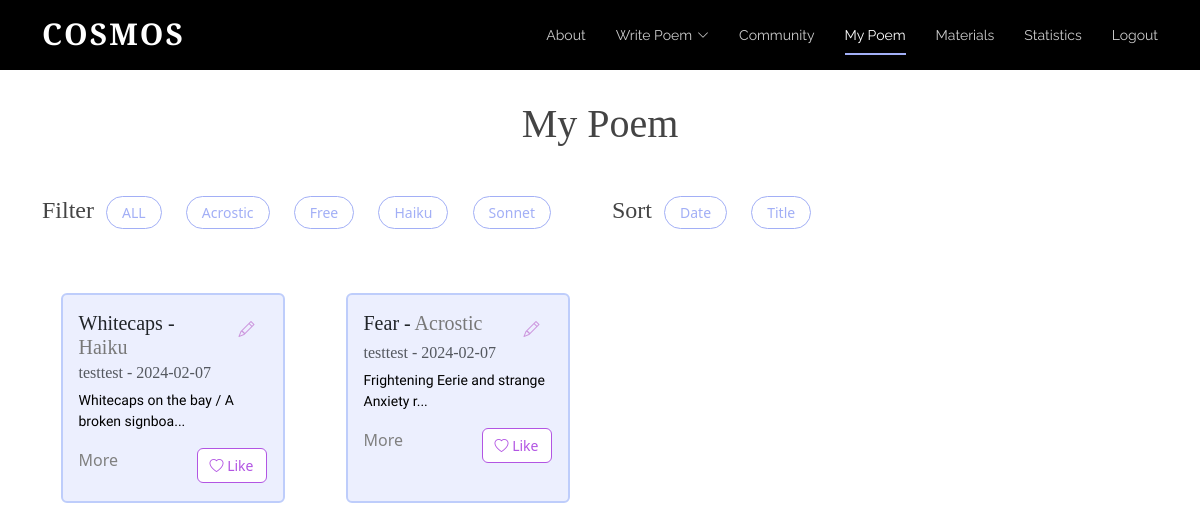
The page /mypage (signed in) on the database its author committed.
### tables this page shows
CREATE TABLE "Poem" (
	"username"	TEXT,
	"content"	TEXT,
	"date"	TEXT,
	"title"	TEXT,
	"type"	TEXT
, "id"	INTEGER, "numLikes"	INTEGER, "sentiment"	INTEGER);

### app.py (the view)
@app.route('/mypage', methods=['GET']) # / => main homepage; decorator
def mypage(): #index func calls render_template, showing login.html on website
	isLogin = False
	if request.method == "POST":
		pass
	else:
		isLogin = True
		conn = sqlite3.connect('static/database.db')
		cursor = conn.cursor()
		query = """
			SELECT P.username, P.content, P.date, P.title, P.type,P.id,
				   COALESCE(L.liked, 0) AS liked
			FROM Poem P
			LEFT JOIN Likes L ON P.id = L.poem_id AND L.username = ?
		"""
		cursor.execute(query, (session.get("username"),))
		rows = cursor.fetchall()
		usernames = []  # ["scott", "alice"]
		contents = []  # ["poem...", "poem2..."]
		dates = []  # ["2023-12-12", "2022-10-10"]
		titles = []
		types = []
		likes = []
		ids = []
		for row in rows:
			usernames.append(row[0])
			contents.append(row[1])
			dates.append(row[2])
			titles.append(row[3])
			types.append(row[4].title())
			likes.append(row[6])
			ids.append(row[5])
		print(likes)
		print(ids)
		if "username" not in session:
			isLogin = False
			return redirect(url_for('login'))
		else:
			isLogin = True
		return render_template('mypage.html',ids=ids, usernames=usernames, contents=contents,
							   dates=dates, titles=titles, types=types, liked_status=likes,
							   num_poems=len(usernames), isLogin=isLogin, username = session["username"])

### templates/mypage.html (shortened to what this page needs)
<!DOCTYPE html>
<html lang="en">
  <head>
    <link href="../static/vendor/aos/aos.css" rel="stylesheet">
    <link href="../static/vendor/bootstrap/css/bootstrap.min.css" rel="stylesheet">
    <link href="../static/vendor/bootstrap-icons/bootstrap-icons.css" rel="stylesheet">
    <link href="../static/vendor/boxicons/css/boxicons.min.css" rel="stylesheet">
    <link href="../static/vendor/glightbox/css/glightbox.min.css" rel="stylesheet">
    <link href="../static/vendor/swiper/swiper-bundle.min.css" rel="stylesheet">
    <link href="../static/css/style.css" rel="stylesheet">
  </head>
  <body>
      <header id="header" class="fixed-top d-flex align-items-center">
        <div class="container d-flex justify-content-between">
          <div class="logo">
            <h1><a href="{{url_for('index')}}">Cosmos
</a></h1>
          </div>
          <nav id="navbar" class="navbar">
        <ul>
          <li><a class="nav-link scrollto" href="{{url_for('index')}}#about">About</a></li>
          <li class="dropdown"><a href="{{url_for('bwrite')}}"><span>Write Poem</span> <i class="bi bi-chevron-down"></i></a>
          </li>
          <li><a class="nav-link scrollto" href="{{url_for('board')}}">Community</a></li>
                      <li><a class="nav-link scrollto active" href="{{url_for('mypage')}}">My Poem</a></li>
          <li><a class="nav-link scrollto" href="{{url_for('tube')}}">Materials</a></li>
          <li><a class="nav-link scrollto" href="{{url_for('statistics')}}">Statistics</a></li>
          {% if isLogin %}
            <li><a class="nav-link scrollto" href="{{url_for('logout')}}">Logout</a></li>
          {% else %}
            <li><a class="nav-link scrollto" href="{{url_for('login')}}">Login</a></li>
          {% endif %}
        </ul>
          </nav>
        </div>
      </header>
      <main>
        <div class="container stat-mt">
          <h1 class="mb-5 text-center">My Poem</h1>
          <div class="row mb-4">
            <div class="col-lg-6 d-flex">
                <h4>Filter </h4>
                <ul class="poem-filters">
                  <span class="minor"><li data-filter = "*">ALL</li></span>
                                      <li data-filter = ".filter-Acrostic">Acrostic</li>
                                        <li data-filter = ".filter-Free">Free</li>
                  <li data-filter = ".filter-Haiku">Haiku</li>
                  <li data-filter = ".filter-Sonnet">Sonnet</li>
                </ul>
            </div>
            <div class="col-lg-6 d-flex">
                <h4>Sort </h4>
                <ul class="poem-filters">
                    <li class="sorting" data-sort-by ="date">Date</li>
                    <li class="sorting"  data-sort-by ="title">Title</li>
                </ul>
            </div>
          </div>
          <div class="row poem-container">
              {% set counter = 0 %}
                    {% for i in range(num_poems) %}
                        {% if username == usernames[i] %}
                            {% set counter = counter + 1 %}
                          {% if counter < 4 %}
                            <div class="col-md-6 col-lg-3 poem-item filter-{{types[i]}} mt-4 mt-md-4" data-title="{{titles[i]}}" data-date="{{dates[i][0:10]}}" data-type="{{types[i]}}">
                          {% else %}
                            <div class="col-md-6 col-lg-3 poem-item filter-{{types[i]}} mt-4 mt-md-4 mt-lg-4"data-title="{{titles[i]}}"  data-date="{{ dates[i][0:10]}}" data-type="{{types[i]}}">
                          {% endif %}
                      <div class="card poem-card mx-auto" style="width: 18rem;">
                        <div class="card-body">
                        <div class="d-flex">
                            <h5 class="card-title">
                                <span class="title">{{titles[i]}}</span> - <span class="board-poemtype type">{{types[i]}}</span>
                            </h5>
                            <div class="edit-button-container ms-auto">
                                <button class="btn btn-outline-primary edit-button border-0 bg-transparent" data-bs-toggle="modal" data-bs-target="#editPoemModal" data-poem-id="{{ ids[i] }}" data-title="{{ titles[i] }}" data-type="{{ types[i] }}" data-content="{{ contents[i] }}">
                                    <i class="bi bi-pencil"></i>
                                </button>
                            </div>
</div>
                          <h6 class="card-subtitle mb-2 text-muted">{{usernames[i]}} - <span class="date">{{dates[i][0:10]}}</span></h6>
                            {% if contents[i][:45]|length < 25 %}
                          <p class="card-text mytext">{{contents[i][0:40]}} ...</p>
                    <br>
                            {% else %}
                             <p class="card-text mytext">{{contents[i][0:40]}}...</p>
                            {% endif %}
                        <div class="d-flex justify-content-between">
                          <a class="card-link" data-bs-toggle="modal" data-poem-id = "{{ids[i]}}" data-bs-target="#poemModal" data-title="{{titles[i]}}" data-type="{{types[i]}}" data-username="{{usernames[i]}}" data-date="{{dates[i][0:10]}}" data-content="{{contents[i]}}">
          More
        </a>
                            {% if liked_status[i] == 1 %}
                          <div class="text-right">
                            <button class="btn btn-outline-danger like-button really-like" data-poem-id="{{ ids[i] }}" data-username="{{ usernames[i] }}" data-liked="{{ liked_status[i] }}">
                                <i class="bi bi-heart-fill"></i>  Liked
                            </button>
                          </div>
                            {%else %}
                                              <div class="text-right">
                            <button class="btn btn-outline-danger like-button" data-poem-id="{{ ids[i] }}" data-username="{{ usernames[i] }}" data-liked="{{ liked_status[i] }}">
                                <i class="bi bi-heart"></i> Like
                            </button>
                          </div>
                            {% endif %}
                        </div>
                        </div>
                      </div>
                    </div>
                        {% endif %}
                    {% endfor %}
                  </div>
        </div>
      </main>
  </body>
</html>

### static/css/style.css (style rules this page uses)
body { color: #444444; }
a { color: #1bac91; text-decoration: none; }
h1, h2, h3, h4, h5, h6 { font-family: 'Cormorant Garamond', serif; }
#header { height: 70px; transition: all 0.5s; z-index: 997; background: #000; }
#header .logo h1 { font-size: 30px; margin: 0; padding: 6px 0; line-height: 1; font-weight: 700; letter-spacing: 2px; text-transform: uppercase; }
#header .logo h1 a, #header .logo h1 a:hover { color: #fff; text-decoration: none; }
.navbar { padding: 0; }
.navbar ul { margin: 0; padding: 0; display: flex; list-style: none; align-items: center; }
.navbar li { position: relative; }
.navbar>ul>li+li { margin-left: 30px; }
.navbar a, .navbar a:focus { display: flex; align-items: center; justify-content: space-between; padding: 12px 0; font-size: 14px; font-family: "Raleway", sans-serif; color: rgba(255, 255, 255, 0.8); white-space: nowrap; transition: 0.3s; position: relative; }
.navbar a i, .navbar a:focus i { font-size: 12px; line-height: 0; margin-left: 5px; }
.navbar>ul>li>a:before { content: ""; position: absolute; width: 100%; height: 2px; bottom: 3px; left: 0; background-color: #A2AFF6; visibility: hidden; width: 0px; transition: all 0.3s ease-in-out 0s; }
.navbar a:hover:before, .navbar li:hover>a:before, .navbar .active:before { visibility: visible; width: 100%; }
.navbar a:hover, .navbar .active, .navbar .active:focus, .navbar li:hover>a { color: #fff; }
body p { color: black; font-family: 'Nanum Myeongjo', serif; }
body a { color: gray; }
body { margin: 0; }
.btn-outline-primary { color: #CC95DD !important; }
.board-poemtype { color:#787878; }
.poem-filters { list-style: none; margin-left: -20px; }
.poem-filters li { cursor: pointer; font-size: 14px; display: inline-block; background: white; border: 1px solid #A2AFF6; padding: 5px 15px 5px 15px; border-radius: 50px; margin-right: 20px; color: #A2AFF6; font-weight: 500; }
.card-link { cursor:pointer }
.like-button { font-size:14px; }
.btn-outline-danger { background-color:white !important; color:#B255E3 !important; border:1px solid #B255E3 !important; }
.poem-card { width: 17rem !important; height: 210px; background-color:#ECEFFE; border: 2px solid #BECDFB; transition: transform 0.3s ease-in-out; }
.stat-mt { margin-top: 100px; }
@media (max-width: 1200px) { .mytext { font-size:14px !important; } }
@media (max-width: 1200px) { .poem-card { width:14rem !important; } }

### rows shown on the page
Poem: title "Whitecaps", username "testtest", date "2024-02-07", content "Whitecaps on the bay / A broken signboa"
Poem: title "Fear", username "testtest", date "2024-02-07", content "Frightening Eerie and strange Anxiety r"

### other values the page prints
{{ types[i] }} "Haiku" "Acrostic"
